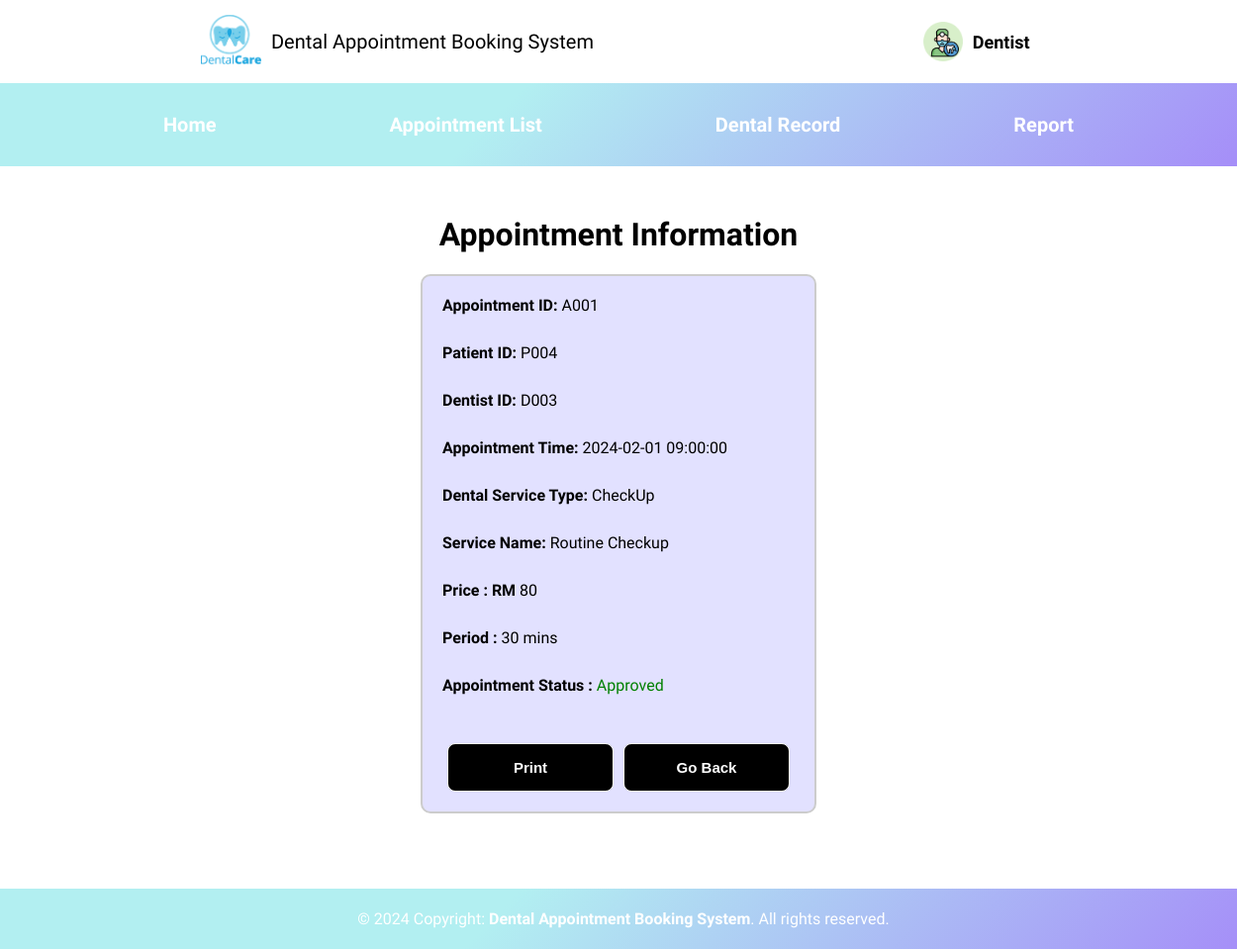
The page /Dentist/dentist_view_appointment.php?id=A001 on the database its author committed.
### tables this page shows
CREATE TABLE IF NOT EXISTS Appointment(
appointmentID VARCHAR(10) PRIMARY KEY,
appointmentTime DATETIME,
dentalServiceType VARCHAR(20) NOT NULL,  
serviceName VARCHAR(30) NOT NULL,
servicePrice FLOAT NOT NULL,
lengthOfTime VARCHAR(10) NOT NULL,
patientID VARCHAR(10),
dentistID VARCHAR(10),
appointmentStatus VARCHAR(20) NOT NULL DEFAULT 'Pending',
FOREIGN KEY(patientID) REFERENCES Patient(patientID),
FOREIGN KEY(dentistID) REFERENCES Dentist(dentistID)
);

### Dentist/dentist_view_appointment.php (the view, shortened to what this page needs)
<!DOCTYPE html>
<html>
<head>
	<link rel="stylesheet" href="../style.css">
</head>
<body>
<?php
include "../config.php";
include('Dentist.php');
if((isset($_GET['id']))){
    $id=$_GET['id'];
} else if ((isset($_POST['id']))){
    $id=$_POST['id'];
}else{
    echo '<p>This page has been accessed in error.</p>';
    include('../footer.php');
    exit();
}
$q1 = "SELECT * FROM appointment WHERE appointmentID='$id'";
if($r=mysqli_query($conn,$q1)){
    if(mysqli_num_rows($r)==1){
        $row=mysqli_fetch_array($r);
        echo '<h1 style="text-align: center; margin-top: 50px;">Appointment Information</h1>';
        echo '<div class="outer-appointment-table">
        <div class="appointment-table">
        <label><span class="profile"> Appointment ID: </span>'. $row['appointmentID'].'</label><br>
        <label><span class="profile"> Patient ID: </span>'. $row['patientID'].'</label><br>
        <label><span class="profile"> Dentist ID: </span>'. $row['dentistID'].'</label><br>
        <label><span class="profile"> Appointment Time: </span>'. $row['appointmentTime'].'</label><br>
        <label><span class="profile"> Dental Service Type: </span>'. $row['dentalServiceType'].'</label><br>
        <label><span class="profile"> Service Name: </span>'. $row['serviceName'].'</label><br>
        <label><span class="profile"> Price : RM </span>'. $row['servicePrice'].'</label><br>
        <label><span class="profile"> Period :  </span>'. $row['lengthOfTime'].'</label><br>';
        $statusColor = '';
        if ($row['appointmentStatus'] == 'Pending' || $row['appointmentStatus'] == 'Rejected') {
            $statusColor = 'red';
        } else if ($row['appointmentStatus'] == 'Approved') {
            $statusColor = 'green';
        }
        echo '<label><span class="profile"> Appointment Status : </span><span style="color:' . $statusColor . ';">' . $row['appointmentStatus'] . '</span></label><br>';
        echo '<div style="display: flex; justify-content:center; align-items: center;">';
        echo '<button class="insert-button" style="align:" onclick="window.print()">Print</button>';
        echo '<button class="insert-button" style="align:" onclick="history.back()">Go Back</button>';
        echo '<br>';
        echo '</div>';
        echo '</div> </div>';
    }echo '<br><br><br><br>';
}
include ('../footer.php');
?>
</body>
</html>

### style.css (style rules this page uses)
body { font-family: "Reem Kufi", sans-serif; font-optical-sizing: auto; font-weight: 300; font-style: normal; margin: 0; scroll-behavior: smooth; }

### Dentist/dentist_view_appointment.php (style rules this page uses)
body { font-family: "Reem Kufi"; }
h1 { text-align: center; margin-top: 30px; }
.outer-appointment-table { display: flex; justify-content: center; margin-top: 20px; }
.appointment-table { background-color: #E2E1FF; border: 2px solid #ccc; padding: 20px; border-radius: 10px; width: 400px; box-sizing: border-box; }
.profile { font-weight: bold; }
label { display: block; margin-bottom: 10px; }
button.insert-button { font-size: 15px; width: 100%; color: white; background-color: black; border: 1px solid white; padding: 15px; border-radius: 8px; cursor: pointer; font-weight: bold; margin-top: 20px; margin-left: 5px; margin-right: 5px; }

### rows shown on the page
appointment: appointmentID "A001", patientID "P004", dentistID "D003", appointmentTime "2024-02-01 09:00:00", dentalServiceType "CheckUp", serviceName "Routine Checkup", servicePrice "80", lengthOfTime "30 mins", appointmentStatus "Approved"
